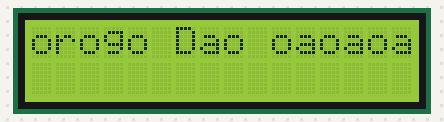
Simulated run of this sketch. Board: Arduino Uno, built with avr-gcc and run on an emulated ATmega328P. Parts: 16×2 character LCD.

Above: at 0.1 s.
At 5.0 s:
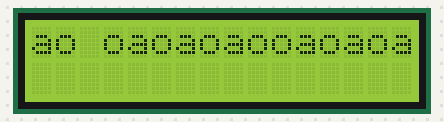
At 9.9 s:
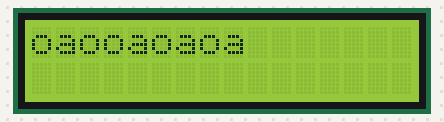
At 19.7 s:
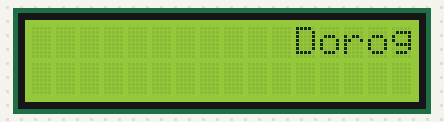
At 29.5 s:
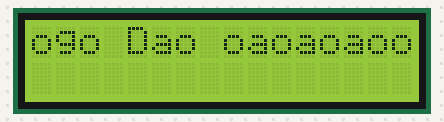
At 39.3 s:
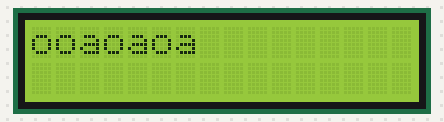

The sketch:

sketch_text_on_display.ino
```cpp
#include <LiquidCrystal.h>

constexpr int cont_2 = 2;
constexpr int cont_3 = 3;
constexpr int cont_4 = 4;
constexpr int cont_5 = 5;
constexpr int cont_6 = 6;
constexpr int cont_7 = 7;

String text_to_display = "Dorogo Dao oaoaoaooaoaoa";

LiquidCrystal lcd(cont_2, cont_3, cont_4, cont_5, cont_6, cont_7);

void setup() {
  lcd.begin(16, 2);
  lcd.setCursor(0, 0);
  lcd.print(text_to_display);
}

void loop() {
  for(int i = 0; i < text_to_display.length()/4; i++){
    lcd.scrollDisplayLeft();
    delay(700);
  }
}
```

Measured:
- what the display in image 1 shows lasts 0.7 s, from 5.0 s to 5.7 s
